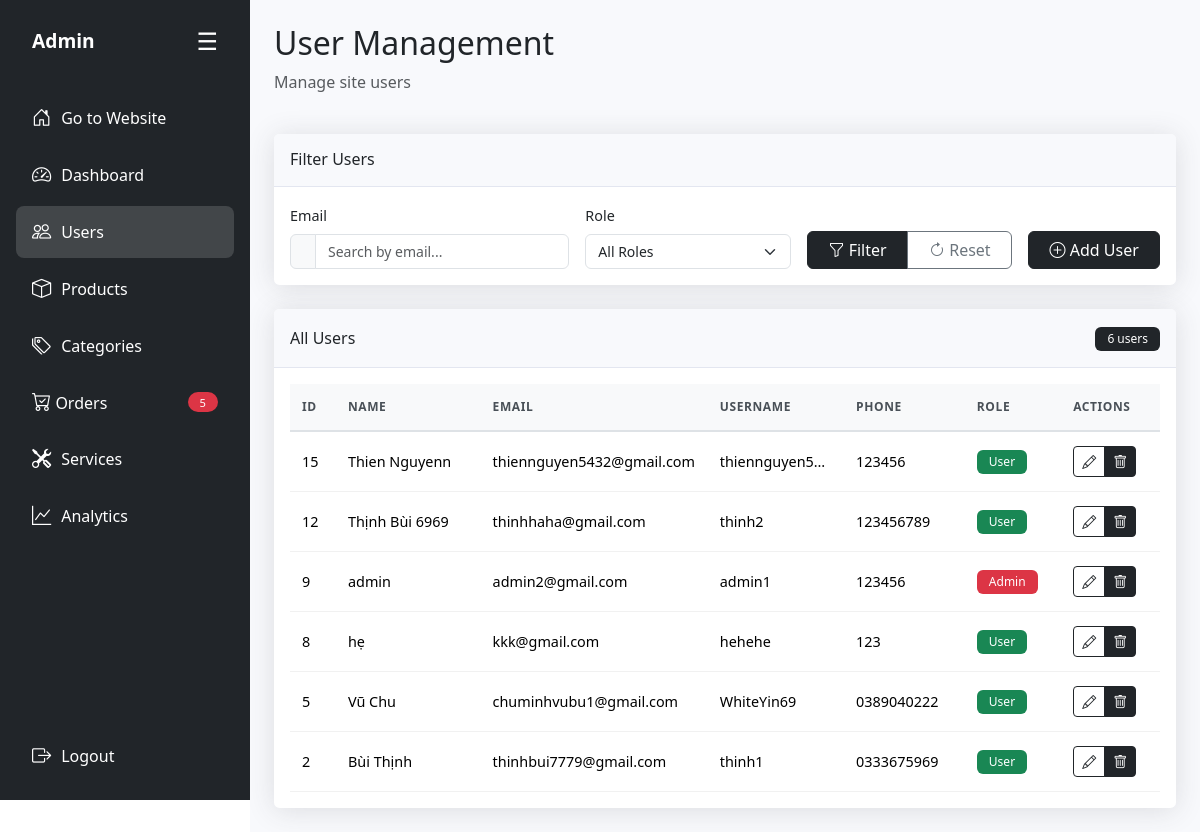
Page /admin/modules/users.php (signed in) on the committed database.
### tables this page shows
CREATE TABLE `site_user` (
  `id` int(11) NOT NULL,
  `name` varchar(50) DEFAULT NULL,
  `address` varchar(255) DEFAULT NULL,
  `email` varchar(255) NOT NULL,
  `phone` varchar(50) DEFAULT NULL,
  `username` varchar(50) NOT NULL,
  `password` varchar(255) NOT NULL,
  `role` tinyint(1) NOT NULL DEFAULT 0,
  `reset_token` varchar(64) DEFAULT NULL
);

### admin/modules/users.php (the view, shortened to what this page needs)
<?php
require_once '../includes/admin-layout.php';
$action = $_POST['action'] ?? $_GET['action'] ?? 'list';
?>
<div class="row mb-4">
    <div class="col-12">
        <h2>User Management</h2>
        <p class="text-muted">Manage site users</p>
    </div>
</div>
<?php if ($action == 'add'): ?>
    <div class="row justify-content-center">
        <div class="col-12 col-lg-10 col-xl-8">
            <div class="card">
                <div class="card-header">
                    <h6 class="m-0 font-weight-bold text-dark">Add New User</h6>
                </div>
                <div class="card-body">
                    <form method="POST" action="users.php?action=add">
                        <div class="row">
                            <div class="col-12 col-md-6 mb-3">
                                <label class="form-label">Full Name</label>
                                <input type="text" class="form-control" name="name" required>
                            </div>
                            <div class="col-12 col-md-6 mb-3">
                                <label class="form-label">Email</label>
                                <input type="email" class="form-control" name="email" required>
                            </div>
                        </div>
                        <div class="row">
                            <div class="col-12 col-md-6 mb-3">
                                <label class="form-label">Phone</label>
                                <input type="text" class="form-control" name="phone">
                            </div>
                            <div class="col-12 col-md-6 mb-3">
                                <label class="form-label">Username</label>
                                <input type="text" class="form-control" name="username" required>
                            </div>
                        </div>
                        <div class="row">
                            <div class="col-12 col-md-6 mb-3">
                                <label class="form-label">Password</label>
                                <input type="password" class="form-control" name="password" required>
                            </div>
                            <div class="col-12 col-md-6 mb-3">
                                <label class="form-label">Role</label>
                                <select class="form-control" name="role">
                                    <option value="1">User</option>
                                    <option value="0">Admin</option>
                                </select>
                            </div>
                        </div>
                        <div class="mb-3">
                            <label class="form-label">Address</label>
                            <textarea class="form-control" name="address" rows="3"></textarea>
                        </div>
                        <div class="d-flex flex-column flex-md-row gap-2">
                            <button type="submit" class="btn btn-dark">Add User</button>
                            <button type="button" onclick="location.href='users.php'" class="btn btn-outline-dark">Cancel</button>
                        </div>
                    </form>
                </div>
            </div>
        </div>
    </div>
<?php else: ?>
    <div class="row mb-4">
        <div class="col-12">
            <div class="card">
                <div class="card-header py-3">
                    <h6 class="m-0 font-weight-bold text-dark">Filter Users</h6>
                </div>
                <div class="card-body">
                    <form method="GET" action="" id="filterForm">
                        <div class="row g-3 align-items-end">
                            <div class="col-md-4">
                                <label for="email_filter" class="form-label">Email</label>
                                <div class="input-group">
                                    <span class="input-group-text"><i class="bi bi-envelope-search"></i></span>
                                    <input type="text"
                                           class="form-control"
                                           id="email_filter"
                                           name="email_filter"
                                           placeholder="Search by email..."
                                           value="<?php echo isset($_GET['email_filter']) ? htmlspecialchars($_GET['email_filter']) : ''; ?>">
                                </div>
                            </div>
                            <div class="col-md-3">
                                <label for="role_filter" class="form-label">Role</label>
                                <select class="form-select" id="role_filter" name="role_filter">
                                    <option value="">All Roles</option>
                                </select>
                            </div>
                            <div class="col-md-3">
                                <div class="btn-group w-100" role="group">
                                    <button type="submit" class="btn btn-dark">
                                        <i class="bi bi-funnel"></i> Filter
                                    </button>
                                    <a href="users.php" class="btn btn-outline-secondary">
                                        <i class="bi bi-arrow-clockwise"></i> Reset
                                    </a>
                                </div>
                            </div>
                            <div class="col-md-2">
                                <a href="users.php?action=add" class="btn btn-dark w-100">
                                    <i class="bi bi-plus-circle"></i> Add User
                                </a>
                            </div>
                        </div>
                    </form>
                </div>
            </div>
        </div>
    </div>
    <div class="row">
        <div class="col-12">
            <div class="card">
                <div class="card-header py-3 d-flex flex-column flex-md-row justify-content-between align-items-start align-items-md-center gap-2">
                    <h6 class="m-0 font-weight-bold text-dark">
                        All Users
                    </h6>
                    <div>
                        <?php
                        $count_sql = "SELECT COUNT(*) as total FROM site_user WHERE 1=1";
                        $count_params = [];
                        try {
                            $count_stmt = $conn->prepare($count_sql);
                            if (!empty($count_params)) {
                                $count_stmt->execute($count_params);
                            } else {
                                $count_stmt->execute();
                            }
                            $total_users = $count_stmt->fetchColumn();
                            echo "<span class='badge bg-dark'>{$total_users} users</span>";
                        } catch (Exception $e) {
                            echo "<span class='badge bg-danger'>Error</span>";
                        }
                        ?>
                    </div>
                </div>
                <div class="card-body">
                    <div class="d-none d-md-block">
                        <div class="table-responsive">
                            <table class="table table-hover" id="usersTable">
                                <thead>
                                    <tr>
                                        <th>ID</th>
                                        <th>Name</th>
                                        <th>Email</th>
                                        <th class="d-none d-lg-table-cell">Username</th>
                                        <th class="d-none d-lg-table-cell">Phone</th>
                                        <th>Role</th>
                                        <th>Actions</th>
                                    </tr>
                                </thead>
                                <tbody>
                                    <?php
                                    $sql = "SELECT * FROM site_user WHERE 1=1";
                                    $params = [];
                                    $sql .= " ORDER BY id DESC";
                                    try {
                                        $stmt = $conn->prepare($sql);
                                        $stmt->execute($params);
                                        while ($user = $stmt->fetch(PDO::FETCH_ASSOC)) {
                                            $role_text = $user['role'] == 0 ? 'Admin' : 'User';
                                            $role_color = $user['role'] == 0 ? 'danger' : 'success';
                                            echo "<tr>";
                                            echo "<td>{$user['id']}</td>";
                                            echo "<td class='text-truncate' style='max-width: 150px;'>" . htmlspecialchars($user['name']) . "</td>";
                                            echo "<td class='text-truncate' style='max-width: 200px;'>" . htmlspecialchars($user['email']) . "</td>";
                                            echo "<td class='d-none d-lg-table-cell text-truncate' style='max-width: 120px;'>" . htmlspecialchars($user['username']) . "</td>";
                                            echo "<td class='d-none d-lg-table-cell'>" . htmlspecialchars($user['phone']) . "</td>";
                                            echo "<td><span class='badge bg-{$role_color}'>{$role_text}</span></td>";
                                            echo "<td>";
                                            echo "<div class='btn-group btn-group-sm' role='group'>";
                                            echo "<a href='users.php?action=edit&id={$user['id']}' class='btn btn-outline-dark' title='Edit User'><i class='bi bi-pencil'></i></a>";
                                            echo "<a href='users.php?action=delete&id={$user['id']}' class='btn btn-dark' onclick='return confirm(\"Are you sure you want to delete this user?\")' title='Delete User'><i class='bi bi-trash'></i></a>";
                                            echo "</div>";
                                            echo "</td>";
                                            echo "</tr>";
                                        }
                                    } catch (Exception $e) {
                                        echo "<tr><td colspan='7' class='text-center text-danger'>Error loading users: {$e->getMessage()}</td></tr>";
                                    }
                                    ?>
                                </tbody>
                            </table>
                        </div>
                    </div>
                </div>
            </div>
        </div>
    </div>
<?php endif; ?>
<?php require_once '../includes/admin-layout-footer.php'; ?>

### asset/admin-style.css (style rules this page uses)
body { min-height: 100vh; margin: 0; font-family: 'Segoe UI', Tahoma, Geneva, Verdana, sans-serif; }
.card { box-shadow: 0 0.15rem 1.75rem 0 rgba(58, 59, 69, 0.15); border: none; border-radius: 0.35rem; }
.card-header { background-color: #f8f9fc; border-bottom: 1px solid #e3e6f0; }
.table { margin-bottom: 0; color: #212529; font-size: 0.875rem; }
.table th { background-color: #f8f9fa; border-top: none; font-weight: 600; color: #495057; border-bottom: 2px solid #e9ecef; padding: 0.75rem 0.5rem; text-transform: uppercase; letter-spacing: 0.05em; white-space: nowrap; vertical-align: middle; }
.table td { border-top: 1px solid #e9ecef; padding: 0.75rem 0.5rem; vertical-align: middle; border-bottom: 1px solid #f1f1f1; }
.badge { font-size: 0.75rem; font-weight: 500; padding: 0.375rem 0.75rem; }
.table { font-size: 0.875rem; margin-bottom: 0; }
.table th { font-weight: 600; text-transform: uppercase; font-size: 0.75rem; letter-spacing: 0.05em; border-bottom: 2px solid #dee2e6; padding: 0.75rem 0.5rem; white-space: nowrap; vertical-align: middle; }
.table td { padding: 0.75rem 0.5rem; vertical-align: middle; border-bottom: 1px solid #f1f1f1; }
.text-truncate { white-space: nowrap; overflow: hidden; text-overflow: ellipsis; }
.badge { font-weight: 500; font-size: 0.75rem; padding: 0.375rem 0.75rem; }
@media (min-width: 768px) { .table th, .table td { padding: 0.75rem 0.5rem; } }
@media (min-width: 1200px) { .table { font-size: 0.9rem; } }
@media (min-width: 1200px) { .table th, .table td { padding: 0.875rem 0.75rem; } }
@media (min-width: 1200px) { .form-label { font-size: 0.9rem; } }
@media (min-width: 1200px) { .form-select, .form-control { font-size: 0.875rem; } }

### rows in the picture
site_user: id "15", name "Thien Nguyenn", email "thiennguyen5432@gmail.com", username "thiennguyen5…", phone "123456", role "User"
site_user: id "12", name "Thịnh Bùi 6969", email "thinhhaha@gmail.com", username "thinh2", phone "123456789", role "User"
site_user: id "9", name "admin", email "admin2@gmail.com", username "admin1", phone "123456", role "Admin"
site_user: id "8", name "hẹ", email "kkk@gmail.com", username "hehehe", phone "123", role "User"
site_user: id "5", name "Vũ Chu", email "chuminhvubu1@gmail.com", username "WhiteYin69", phone "0389040222", role "User"
site_user: id "2", name "Bùi Thịnh", email "thinhbui7779@gmail.com", username "thinh1", phone "0333675969", role "User"

### other values in the picture
$new_orders_count "5"
$total_users "6"
